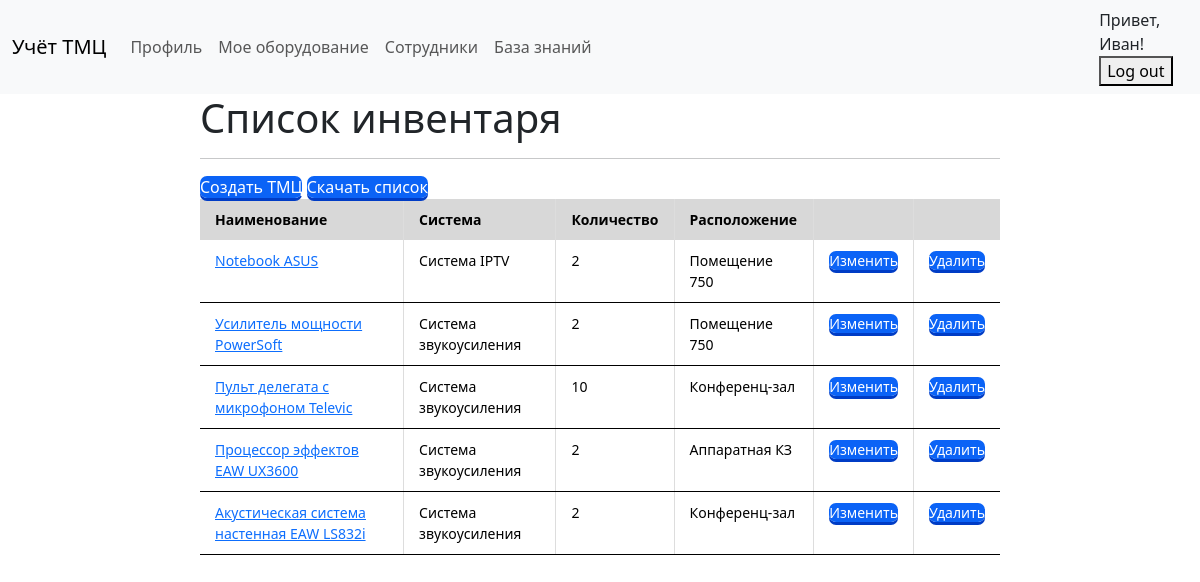
The page /inventory/ (signed in) on the database its author committed.
### inventory/models.py (models this page shows)
class Item(models.Model):
    name = models.CharField(max_length=200)
    description = models.TextField()
    system = models.CharField(max_length=40, default=None)
    quantity = models.IntegerField()
    inv_num = models.IntegerField()
    placement = models.CharField(max_length=40, default=None)
    commissioning = models.DateField()
    depreciation = models.DateField()
    owner = models.ForeignKey(User, on_delete=models.CASCADE, default=True)

### inventory/views.py (the view)
# urls.py: path('inventory/', views.item_list, name='item_list'),
def item_list(request):
    items = Item.objects.filter(owner=request.user).order_by('system')
    context = {
        'items': items,
    }
    return render(request, 'item_list.html', context)

### inventory/templates/item_list.html (shortened to what this page needs)
{% extends 'base.html' %}
{% block content %}
<div class="col-md-8 offset-md-2">
    <h1>Список инвентаря</h1>
    <hr>
    <a class="btn-new" href="{% url 'item_create' %}">Создать ТМЦ</a>
    <a class="btn-new" href="{% url 'download-items' user.id %}">Скачать список</a>
    <table class="table">
        <thead>
        <tr>
            <th>Наименование</th>
            <th>Система</th>
            <th>Количество</th>
            <th>Расположение</th>
            <th></th>
            <th></th>
        </tr>
        </thead>
        <tbody>
        {% for item in items %}
        <tr>
            <td><a href="{% url 'item_detail' item.id %}" class="item-title">{{ item.name }}</a></td>
            <td>{{ item.system }}</td>
            <td>{{ item.quantity }}</td>
            <td>{{ item.placement }}</td>
            <td><a class="btn-new" href="{% url 'item_edit' item.id %}">Изменить</a></td>
            <td><a class="btn-new" href="{% url 'item_delete' item.id %}">Удалить</a></td>
        </tr>
        {% endfor %}
        </tbody>
    </table>
</div>
{% endblock %}

### templates/base.html (shortened to what this page needs)
<!DOCTYPE html>
<html>
<head>
    <link href="https://cdn.jsdelivr.net/npm/bootstrap@5.3.2/dist/css/bootstrap.min.css" rel="stylesheet"
>
</head>
<body>
<nav class="navbar navbar-expand-lg bg-light">
    <div class="container-fluid">
        <a class="navbar-brand" href="#">Учёт ТМЦ</a>
        {% if request.user.is_authenticated %}
        <div class="collapse navbar-collapse" id="navbarNavAltMarkup">
            <div class="navbar-nav">
                <a class="nav-link" aria-current="page" href="{% url 'profile' %}">Профиль</a>
                <a class="nav-link" aria-current="page" href="{% url 'item_list' %}">Мое оборудование</a>
                <a class="nav-link" aria-current="page" href="{% url 'users_list' %}">Сотрудники</a>
                <a class="nav-link" aria-current="page" href="{% url 'file_list' %}">База знаний</a>
            </div>
            {% endif %}
        </div>
    </div>
    <div class="navbar-nav me-auto mb-2 mb-lg-0">
        {% if request.user.is_authenticated %}
        <span class="nav-item">
            Привет, {{ request.user.first_name }}!
            <form action="{% url 'logout' %}" method="POST">
                <button type="submit">Log out</button>
            </form>
        </span>
        {% else %}
        <span class="nav-item">
            <form action="{% url 'login' %}">
                <button type="submit">Log-in</button>
            </form>
        </span>
        {% endif %}
    </div>
</nav>
<div class="content">
    {% block content %}
    {% endblock %}
</div>
</body>
</html>

### inventory/templates/item_list.html (style rules this page uses)
.btn-new { border: none; border-radius: 7px; text-decoration: none; color: white; background: #0B63F6; box-shadow: 0 3px 0 #003CC5; }
.table { width: 100%; border: none; margin-bottom: 20px; }
.table thead th { font-weight: bold; text-align: left; border: none; padding: 10px 15px; background: #d8d8d8; font-size: 14px; border-left: 1px solid #ddd; border-right: 1px solid #ddd; }
.table tbody td { text-align: left; border-left: 1px solid #ddd; border-right: 1px solid #ddd; padding: 10px 15px; font-size: 14px; vertical-align: top; }
.table thead tr th:first-child, .table tbody tr td:first-child { border-left: none; }
.table thead tr th:last-child, .table tbody tr td:last-child { border-right: none; }
.table tbody tr:nth-child(even) { background: #f3f3f3; }

### rows shown on the page
Item: name "Notebook ASUS", system "Система IPTV", quantity "2", placement "Помещение 750"
Item: name "Усилитель мощности PowerSoft", system "Система звукоусиления", quantity "2", placement "Помещение 750"
Item: name "Пульт делегата с микрофоном Televic", system "Система звукоусиления", quantity "10", placement "Конференц-зал"
Item: name "Процессор эффектов EAW UX3600", system "Система звукоусиления", quantity "2", placement "Аппаратная КЗ"
Item: name "Акустическая система настенная EAW LS832i", system "Система звукоусиления", quantity "2", placement "Конференц-зал"

### other values the page prints
{{ request.user.first_name }} "Иван"
